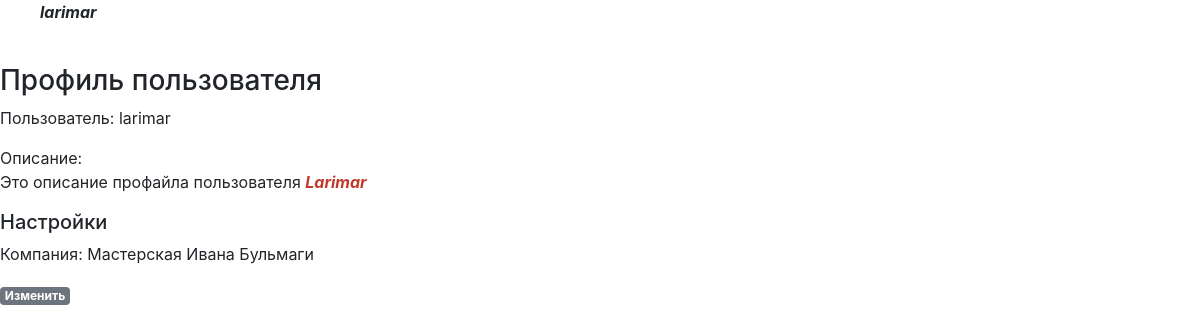
The app's page /accounts/profile0/ (signed in) with its own data.
### accounts/models.py (models this page shows, shortened)
class UserProfile(models.Model):
    user = models.OneToOneField('auth.User', on_delete=models.CASCADE, related_name='result_user_profile', verbose_name="Пользователь")
    company = models.ForeignKey('companies.Company', blank=True, null=True, on_delete=models.CASCADE, related_name='result_company_profile', verbose_name="Организация")
    description = RichTextUploadingField("Описание", blank=True, null=True)
    is_active = models.BooleanField("Активность", default=True)
    class Meta:
        verbose_name = 'Профиль Пользователя'
        verbose_name_plural = 'Профили Пользователей'

### companies/models.py (models this page shows, shortened)
class Company(MPTTModel):
    name = models.CharField("Наименование", max_length=64)
    description = RichTextUploadingField("Описание")
    parent = TreeForeignKey('self', null=True, blank=True, limit_choices_to={'is_active':True}, on_delete=models.CASCADE, related_name='company_children', verbose_name="Головная организация")
    structure_type = models.ForeignKey('Dict_CompanyStructureType', limit_choices_to={'is_active':True}, on_delete=models.CASCADE, related_name='company_structure_type', verbose_name="Тип в оргструктуре")
    type = models.ForeignKey('Dict_CompanyType', limit_choices_to={'is_active':True}, on_delete=models.CASCADE, related_name='company_type', verbose_name="Тип")
    datecreate = models.DateTimeField("Создана", auto_now_add=True)
    author = models.ForeignKey('auth.User', on_delete=models.CASCADE, verbose_name="Автор")
    is_active = models.BooleanField("Активность", default=True)
    class MPTTMeta:
        order_insertion_by = ['name']
    class Meta:
        verbose_name = 'Организация'
        verbose_name_plural = 'Организации'

### accounts/views.py (the view)
# urls.py: path('profile0/', views.UserProfileDetail, name='userprofile_detail0'),
def UserProfileDetail(request, userid=0):
    if userid == 0:
       userid = request.user.id
    user_profile = UserProfile.objects.get(user=userid, is_active=True) #.company_id
    button_userprofile_update = 'Изменить'
    return render(request, 'userprofile_detail.html', {'user_profile': user_profile,
                                                       'button_userprofile_update': button_userprofile_update})

### templates/userprofile_detail.html
{% extends 'base.html' %}
{% block profile %}
   <h3>Профиль пользователя</h3>
   <p>Пользователь: {{ user_profile.user.username }}</p>
   {% autoescape off %}
         Описание: {{ user_profile.description }}
   {% endautoescape %}
   <h5>Настройки</h5>
   <p>Компания: {{ user_profile.company.name }}</p>
   <div class="comment-entry">
      <a href="{% url 'my_account:userprofile_update' user_profile.pk %}" class="top-menu"><span class="badge badge-secondary">{{ button_userprofile_update }}</span></a>
   </div>
{% endblock profile %}

### templates/base.html (shortened to what this page needs)
<!DOCTYPE html>
<html lang="en">
    <head>
        {% load static %}
        <link rel="stylesheet" href="{% static 'css/bootstrap.min.css' %}">
        <link rel="stylesheet" href="{% static 'css/hint.css' %}">
        <link rel="stylesheet" href="https://stackpath.bootstrapcdn.com/bootstrap/4.4.1/css/bootstrap.min.css">
        {% block head %}
            {% if user.is_authenticated %}
               <ul>{% load menubuilder %}{% menu main_menu %}
                      <span align="right"><b><i>{{ user.username }}</i></b></span>
               </ul>
            {% else %}
               <ul>{% load menubuilder %}{% menu logout_menu %}
            {% endif %}
        {% endblock %}
    </head>
    <body>
        <br />
        <section id=content>
            {% block profile %}
            {% endblock %}
        </section>
    </body>
</html>

### records on screen
UserProfile: user.username "larimar", description "Это описание профайла пользователя Larimar", company.name "Мастерская Ивана Бульмаги"

### other values on screen
{{ user.username }} "larimar"
{{ button_userprofile_update }} "Изменить"
